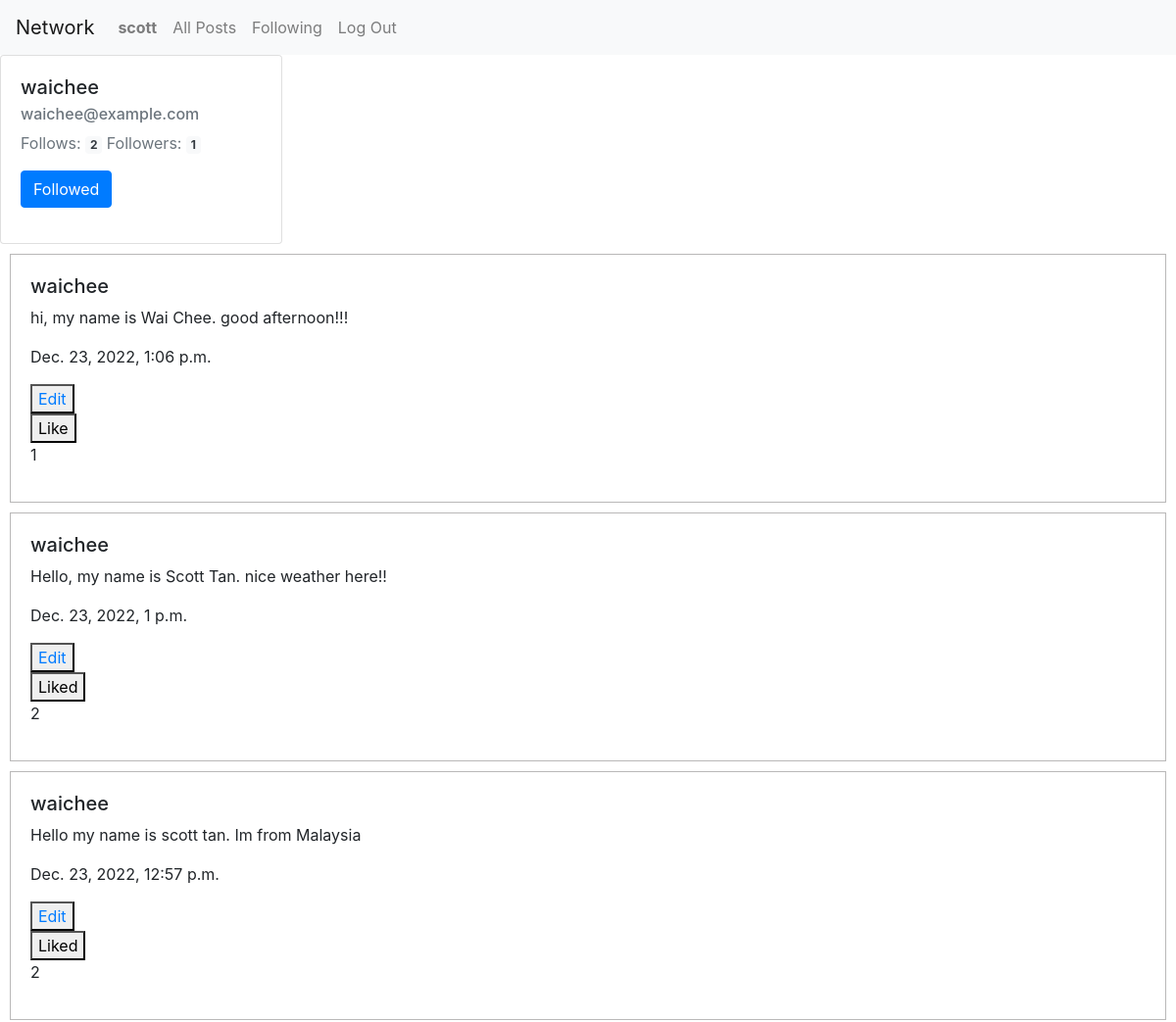
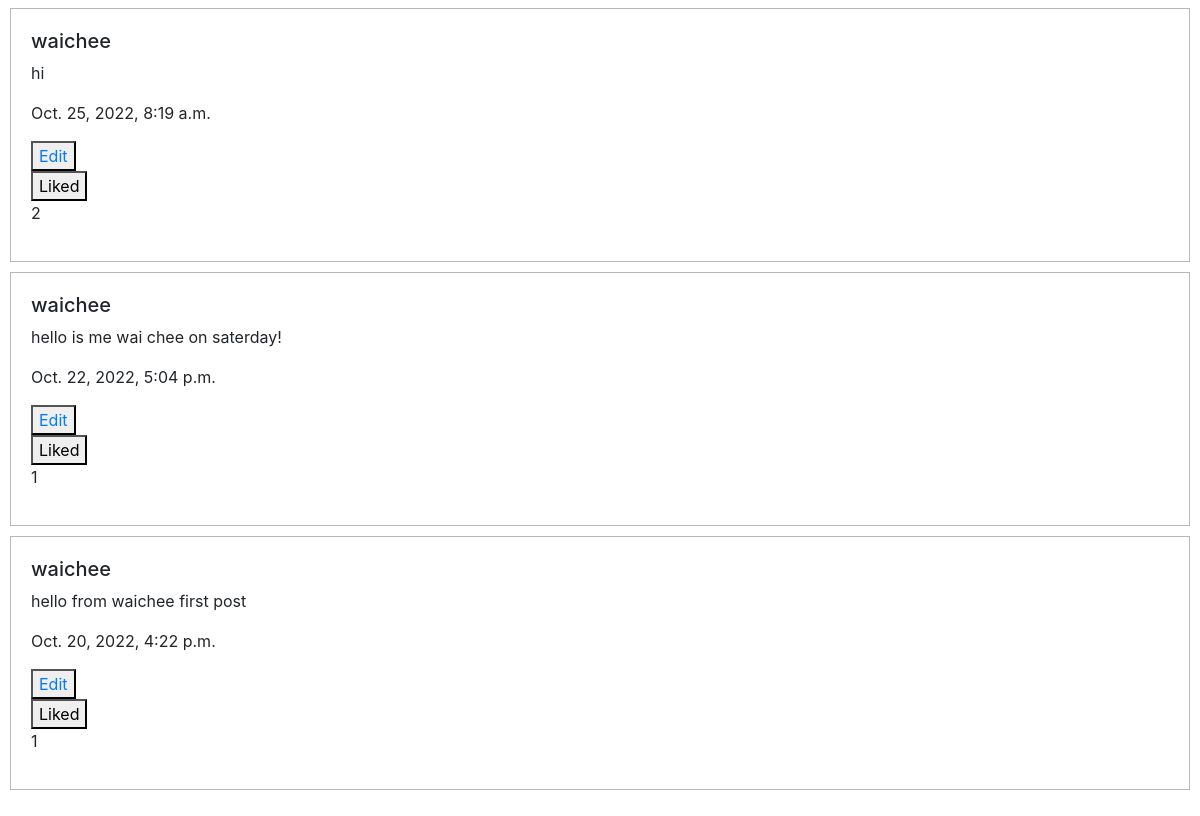
The app's page /profile/waichee (signed in) with its own data (2 pictures, top to bottom).
### network/models.py (models this page shows, shortened)
class User(AbstractUser):
    pass

class Post(models.Model):
    user = models.ForeignKey(User, on_delete=models.CASCADE, related_name="posts")
    content = models.CharField(max_length=300)
    timestamp = models.DateTimeField(auto_now_add=True)
    like = models.ManyToManyField(User, blank=True, related_name="liked_user")

### network/views.py (the view)
# urls.py: path("profile/<str:username>", views.profile, name="profile"),
def profile(request, username):
    is_following = 0
    userinfo = User.objects.get(username=username)
    if request.user.is_authenticated:
        currentuser = request.session['_auth_user_id']
        is_following = Follower.objects.filter(follower=currentuser, following=userinfo).count()
        postData = Post.objects.filter(user=userinfo.id).order_by('-timestamp')
    else:
        postData = Post.objects.filter(username=userinfo.id).order_by('-timestamp')
    total_following = Follower.objects.filter(follower=userinfo).count()
    total_followers = Follower.objects.filter(following=userinfo).count()
    paginator = Paginator(postData, POST_PER_PAGE)
    page_number = request.GET.get('page')
    page_obj = paginator.get_page(page_number)
    return render(request, "network/profile.html",{
        "postData" : page_obj,
        "userinfo" : userinfo,
        "total_following" : total_following,
        "total_followers" : total_followers,
        "is_following" : is_following
    })

### network/templates/network/profile.html (shortened to what this page needs)
{% extends "network/layout.html" %}
{% load static %}
{% block body %}
<div class="card" style="width: 18rem;">
  <div class="card-body">
    <h5 class="card-title">{{ userinfo.username }}</h5>
    <h6 class="card-subtitle mb-2 text-muted">{{ userinfo.email }}</h6>
    <div style="display: flex">
      <p class="text-muted">
        Follows:
        <span id="numfollowing" class="badge bg-light text-dark">{{ total_following }}</span>
        Followers:
        <span id="numfollowers" class="badge bg-light text-dark">{{ total_followers }}</span>
      </p>
    </div>
    {% if user.is_authenticated and user.id != userinfo.id %}
    <p>
      {% if is_following > 0 %}
        <button data-id="{{ userinfo.id }}" id="btnfollow" type="button" class="btn btn-primary">Followed</button>
      {% else %}
        <button data-id="{{ userinfo.id }}" id="btnfollow" type="button" class="btn btn-outline-primary">Follow</button>
      {% endif %}
    </p>
    {% endif %}
  </div>
</div>
  {% for post in postData %}
  <div class="box">
    <h5>{{ post.user }}</h5>
    <p id="post-content-{{post.id}}" class="post">{{ post.content }}</p>
    <p>{{ post.timestamp }}</p>
    <button class="text-primary edit" data-id="{{post.id}}" id="edit-btn-{{post.id}}">Edit</button>
    <br>
    {% if not request.user in post.like.all %}
    <button data-id="{{post.id}}" id="post-like-{{post.id}}" class="likedpost" data-liked="no">Like</button>
    {% else %}
    <button data-id="{{post.id}}" id="post-like-{{post.id}}" class="likedpost" data-liked="yes">Liked</button>
    {% endif %}
    <p id="post-count-{{post.id}}">{{post.like.count}}</p>
  </div>
  {% endfor %}
{% endblock %}

### network/templates/network/layout.html (shortened to what this page needs)
{% load static %}
<!DOCTYPE html>
<html lang="en">
    <head>
        <link rel="stylesheet" href="https://stackpath.bootstrapcdn.com/bootstrap/4.4.1/css/bootstrap.min.css">
        <link href="{% static 'network/styles.css' %}" rel="stylesheet">
    </head>
    <body>
        <nav class="navbar navbar-expand-lg navbar-light bg-light">
            <a class="navbar-brand" href="#">Network</a>
            <div>
              <ul class="navbar-nav mr-auto">
                {% if user.is_authenticated %}
                    <li class="nav-item">
                        <a class="nav-link" href="{% url 'profile' user.username %}"><strong>{{ user.username }}</strong></a>
                    </li>
                {% endif %}
                <li class="nav-item">
                  <a class="nav-link" href="{% url 'index' %}" id="allPosts">All Posts</a>
                </li>
                {% if user.is_authenticated %}
                    <li class="nav-item">
                        <a class="nav-link" href="{% url 'following' %}" id="following">Following</a>
                    </li>
                    <li class="nav-item">
                        <a class="nav-link" href="{% url 'logout' %}" id="logOut">Log Out</a>
                    </li>
                {% endif %}
              </ul>
            </div>
          </nav>
        <div class="body">
            {% block body %}
            {% endblock %}
        </div>
    </body>
</html>

### network/static/network/styles.css (style rules this page uses)
.box { padding: 20px; border: 1px solid rgb(185, 184, 184); margin: 10px; }
.edit { cursor: pointer; }

### records on screen
User: username "scott"
User: username "waichee", email "waichee@example.com"
Post: user "waichee", content "hi, my name is Wai Chee. good afternoon!!!", timestamp "Dec. 23, 2022, 1:06 p.m.", like.count "1"
Post: user "waichee", content "Hello, my name is Scott Tan. nice weather here!!", timestamp "Dec. 23, 2022, 1 p.m.", like.count "2"
Post: user "waichee", content "Hello my name is scott tan. Im from Malaysia", timestamp "Dec. 23, 2022, 12:57 p.m.", like.count "2"
Post: user "waichee", content "hi", timestamp "Oct. 25, 2022, 8:19 a.m.", like.count "2"
Post: user "waichee", content "hello is me wai chee on saterday!", timestamp "Oct. 22, 2022, 5:04 p.m.", like.count "1"
Post: user "waichee", content "hello from waichee first post", timestamp "Oct. 20, 2022, 4:22 p.m.", like.count "1"

### other values on screen
{{ total_following }} "2"
{{ total_followers }} "1"
